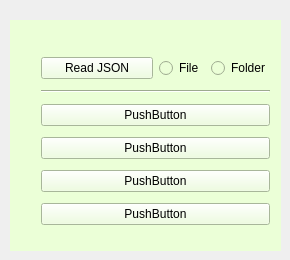
      <widget class="QWidget" name="tab_3">
       <attribute name="title">
        <string>JSON</string>
       </attribute>
       <widget class="QWidget" name="verticalLayoutWidget">
        <property name="geometry">
         <rect>
          <x>10</x>
          <y>20</y>
          <width>271</width>
          <height>231</height>
         </rect>
        </property>
        <layout class="QVBoxLayout" name="verticalLayout_23">
         <item>
          <widget class="QWidget" name="widget_19" native="true">
           <property name="styleSheet">
            <string notr="true">background-color: rgb(235, 255, 215);</string>
           </property>
           <widget class="QWidget" name="">
            <property name="geometry">
             <rect>
              <x>31</x>
              <y>32</y>
              <width>229</width>
              <height>182</height>
             </rect>
            </property>
            <layout class="QVBoxLayout" name="verticalLayout_24">
             <item>
              <layout class="QHBoxLayout" name="horizontalLayout_28">
               <item>
                <widget class="QPushButton" name="pushButton_14">
                 <property name="text">
                  <string>Read JSON</string>
                 </property>
                </widget>
               </item>
               <item>
                <layout class="QHBoxLayout" name="horizontalLayout_29">
                 <item>
                  <widget class="QRadioButton" name="radioButton_17">
                   <property name="text">
                    <string>File</string>
                   </property>
                  </widget>
                 </item>
                 <item>
                  <widget class="QRadioButton" name="radioButton_18">
                   <property name="text">
                    <string>Folder</string>
                   </property>
                  </widget>
                 </item>
                </layout>
               </item>
              </layout>
             </item>
             <item>
              <widget class="Line" name="line_27">
               <property name="orientation">
                <enum>Qt::Horizontal</enum>
               </property>
              </widget>
             </item>
             <item>
              <widget class="QPushButton" name="pushButton_15">
               <property name="text">
                <string>PushButton</string>
               </property>
              </widget>
             </item>
             <item>
              <widget class="QPushButton" name="pushButton_16">
               <property name="text">
                <string>PushButton</string>
               </property>
              </widget>
             </item>
             <item>
              <widget class="QPushButton" name="pushButton_23">
               <property name="text">
                <string>PushButton</string>
               </property>
              </widget>
             </item>
             <item>
              <widget class="QPushButton" name="pushButton_24">
               <property name="text">
                <string>PushButton</string>
               </property>
              </widget>
             </item>
            </layout>
           </widget>
          </widget>
         </item>
        </layout>
       </widget>
      </widget>
